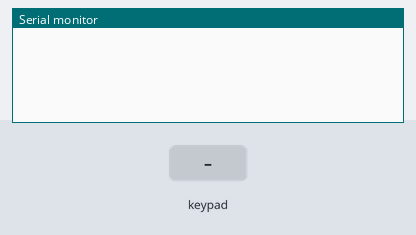
This sketch was run on a simulated Arduino Uno, built with avr-gcc and run on an emulated ATmega328P. Parts: the last lines printed to the serial monitor. Wiring (inferred from the names in the program): 4×3 keypad with keys # 0 * 9 8 7 6 5 4 3 2 1: rows pin 5, pin 6, pin 7, pin 8; columns pin 2, pin 3, pin 4. The inputs (shaded band) are chosen by the test bench.

Above: at 1.2 s.
1.3 s: key '#' pressed
At 1.9 s:
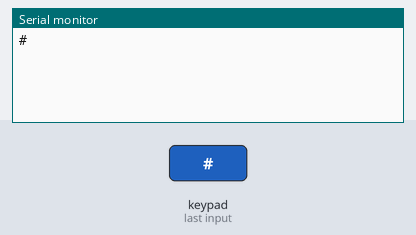
2.8 s: keypad keys 1 2 pressed 0.4 s apart
At 4.6 s:
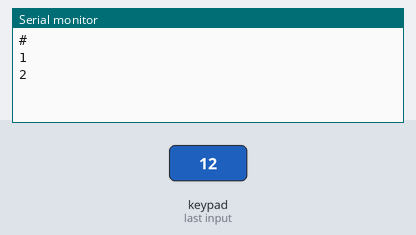
5.1 s: key '*' pressed
At 6.0 s:
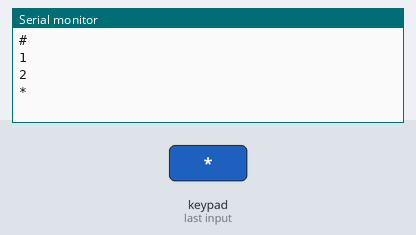
6.6 s: keypad keys 2 5 pressed 0.4 s apart
At 7.5 s:
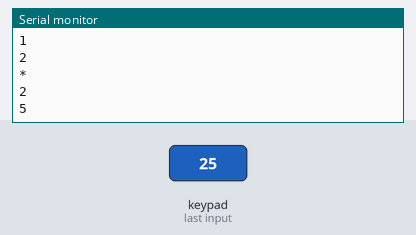
Timing chart, 0 to 9.6 s (numbered marks = the images above; inputs shaded):
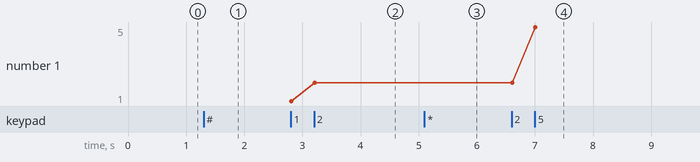

The sketch:

readInput.ino
```cpp
/*
   This is a program to interpret input from a numerical keypad.
   Systems Programming Homework 5
   Si Chen, Joshua Shapiro, Abigail Shriver, Katherine Walker
*/

int lastRow=1; //button pressed originally
int lastColumn=1; //button pressed originally
int rowCount=0; //when 20, confirm that button was pressed
int columnCount=0; //when 20, confirm that button was pressed
int scan=0; //count to keep track of when button was pressed

char mapping[4][3] = {
                     {'#','0','*'},
                     {'9','8','7'},
                     {'6','5','4'},
                     {'3','2','1'}
                     }; //2D character array of keypad [opposite of keypad because this is how pins are set up]

// the setup function runs once when you press reset or power the board
void setup() {
  // initialize digital pin 13 as an output.
  Serial.begin(9600);

  pinMode(2, OUTPUT); //column 3
  pinMode(3, OUTPUT); //column 2
  pinMode(4, OUTPUT); //column 1
  pinMode(5, INPUT_PULLUP); //Row 4; when pressed, INPUT_PULLUP changes to 0
  pinMode(6, INPUT_PULLUP); //Row 3
  pinMode(7, INPUT_PULLUP); //Row 2
  pinMode(8, INPUT_PULLUP); //Row 1

  //+---+---+---+---+
  //|   | 4 | 3 | 2 |
  //+---+---+---+---+
  //| 8 ] 1 | 2 | 3 |
  //| 7 ] 4 | 5 | 6 |
  //| 6 ] 7 | 8 | 9 |
  //| 5 ] * | 0 | # |

   /* The above diagram depicts how the pins correspond to rows and columns. Pin 4 corresponds to column 1 4 7 *.
     Pin 8 corresponds to row 1 2 3.
  */
}

//this function runs continuously
void loop() {
  //run through every column, starting with pin 2 (column 3 6 9 #) and ending with pin 4 (column 1 4 7 *)
  for(int i=2;i<5;i++)
  {
    digitalWrite(((i-1)%3)+2,HIGH); //write high to the pins that are not the current column
    digitalWrite((i%3)+2,HIGH);
    digitalWrite(i,LOW);  //write low to the pin that is the current column
     //when one column is on, run through every row
    //start with pin 5 (row * 0 #) and end with pin 8 (row 1 2 3)
    for(int j=5;j<9;j++){
      if(digitalRead(j) == 0){ //when digitalRead(j)=0, the button was pressed
       scan = 0; //if a button is pressed right now, start the count over
       printNum(j,i);
      }else{
       if(scan == 12){ //if no button has been pressed, set lastRow and lastColumn to 1
       lastRow = 1;
       lastColumn = 1;
       }else{ //if a button has been pressed but is not currently pressed, increment the count
       scan++;
       }
      }
    }
  }
}


void printNum(int row, int column){
  delay(10); //wait to make sure correct key was pressed [debouncing
  if(row != lastRow || column !=lastColumn){ //if row and column are valid and different from the previous values
    lastRow = row; //set lastrow to the current row
    lastColumn = column; //set lastcolumn to the current column
    Serial.println(mapping[row-5][column-2]); //print the number corresponding to the correct column and row
    //column - 2 because pins 2 - 4 are the columns
    //row - 5 because pins 5 - 8 are the rows
  }
}
```

Measured:
- after the input at 1.3 s, the serial monitor: prints a new line at once (image 1)
- after the input at 2.8 s, the serial monitor: prints a new line at once (image 2)
- after the input at 5.1 s, the serial monitor: prints a new line at once (image 3)
- after the input at 6.6 s, the serial monitor: prints a new line at once (image 4)
- plotted number 1: 2 → 5 after the input at 6.6 s
